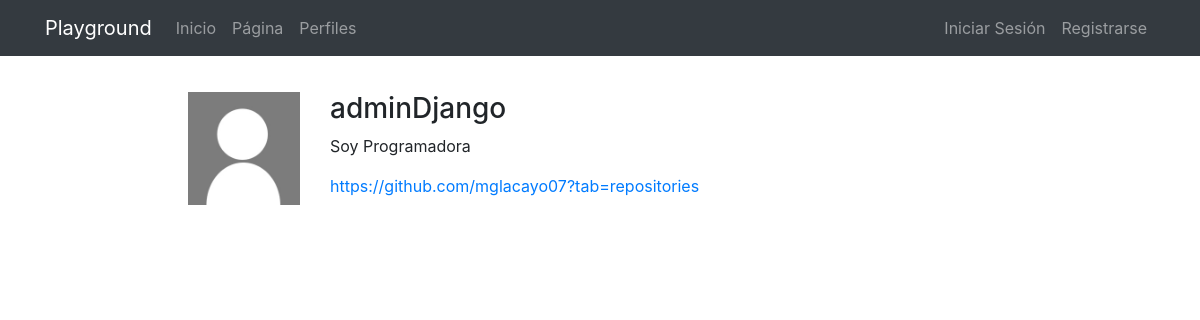
/profiles/adminDjango/, run on an earlier commit of the app's database.
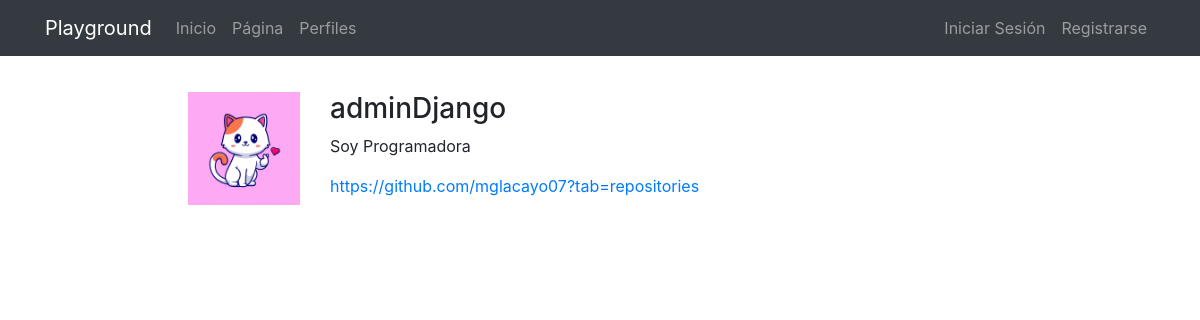
And on a later commit of the database.
### registration/models.py (models this page shows)
class Profile(models.Model):
    user = models.OneToOneField(User, on_delete=models.CASCADE)
    avatar = models.ImageField(upload_to=custom_upload_to, null=True, blank=True)
    bio = models.TextField(null=True,blank=True)
    link = models.URLField(max_length=200,null=True,blank=True)
    class Meta:
        ordering = ['-user__username']

### profiles/views.py (the view)
# urls.py: path('<username>/', ProfileDetailView.as_view(), name='detail'),
class ProfileDetailView(DetailView):
    model = Profile
    template_name = 'profiles/profile_detail.html'
    def get_object(self, queryset=None):
        return get_object_or_404(Profile, user__username=self.kwargs['username'])

### profiles/templates/profiles/profile_detail.html (shortened to what this page needs)
{% extends 'core/base.html' %}
{% load static %}
{% block content %}
<main role="main">
  <div class="container">
    <div class="row mt-3">
      <div class="col-md-9 mx-auto mb-5">
        <form action="" method="post" enctype="multipart/form-data">{% csrf_token %}
          <div class="row">
            <div class="col-md-2">
              {% if profile.avatar %}
                <img src="{{profile.avatar.url}}" class="img-fluid">
              {% else %}
                <img src="{% static 'registration/img/no-avatar.jpg' %}" class="img-fluid">
              {% endif %}
            </div>
            <div class="col-md-10">
              <h3>{{profile.user}}</h3>
              {% if profile.bio %}<p>{{profile.bio}}</p>{% endif %}
              {% if profile.link %}<p><a href="{{profile.link}}" target="_blank">{{profile.link}}</a></p>{% endif %}
            </div>
          </div>
        </form>
      </div>
    </div>
  </div>
</main>
{% endblock %}

What changed in the data, as far as the page shows it:
changed Profile "Soy Programadora": avatar: picture added
